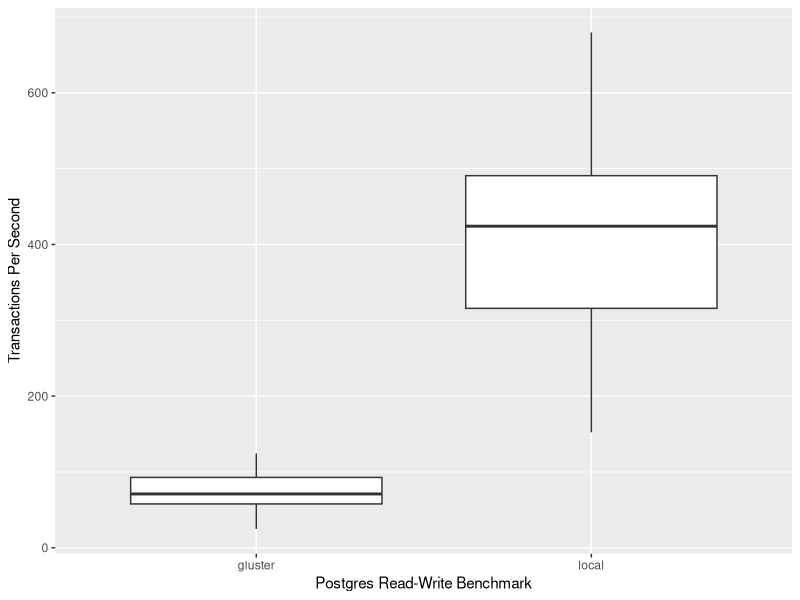
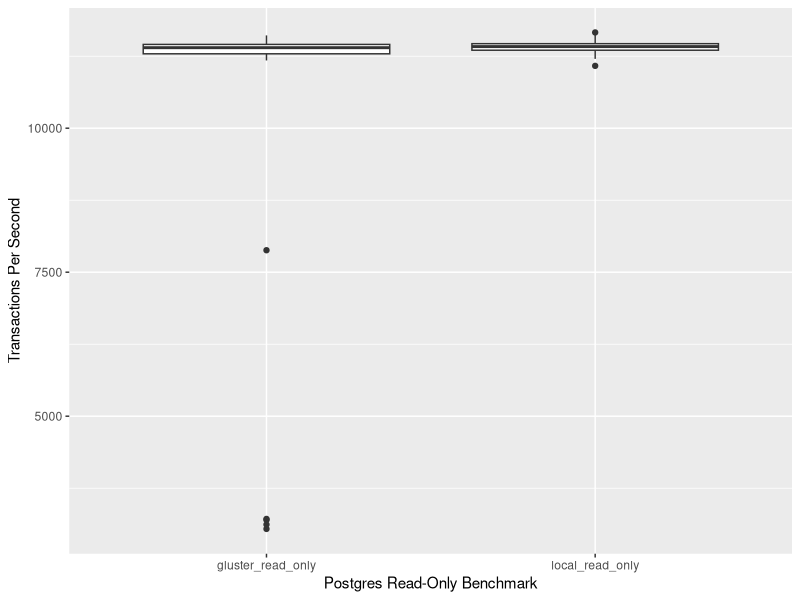

Write R code to recreate these figures, in order.
## ---- chunk 1
knitr::opts_chunk$set(echo = TRUE)
## ---- chunk 2
# import data
library(readr)
dd <- read_delim("postgres_gluster_vs_local.txt", ";", col_types = cols(device=col_character(), progress_seconds = col_double(), transactions_per_second = col_double(), latency_ms = col_double()), escape_double = FALSE, trim_ws = TRUE)
library(data.table)
dd <- as.data.table(dd)

library(ggplot2)
library(scales)

# plot 1
ggplot(dd[device=="gluster" | device=="local"], aes(x=device, y=transactions_per_second, group=device)) + geom_boxplot() + xlab("Postgres Read-Write Benchmark") + ylab("Transactions Per Second")
# plot 2
ggplot(dd[device=="gluster_read_only" | device=="local_read_only"], aes(x=device, y=transactions_per_second, group=device)) + geom_boxplot() + xlab("Postgres Read-Only Benchmark") + ylab("Transactions Per Second")
